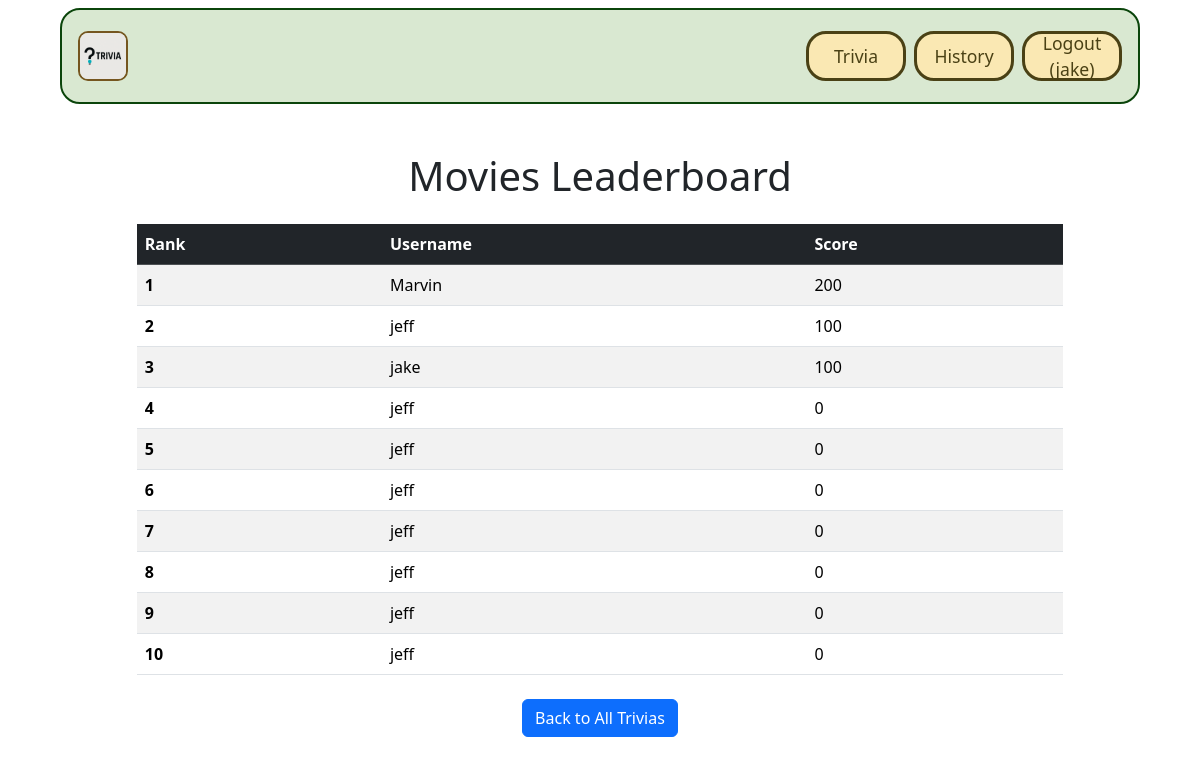
/trivias/trivia/2/leaderboard/ (signed in), run on the app's committed database.
### trivias/models.py (models this page shows, shortened)
class Trivia(models.Model):
    id = models.AutoField(primary_key=True)
    name = models.CharField(max_length=255)
    difficulty = models.CharField(max_length=255)
    image = models.ImageField(upload_to='trivia_images/')
    url = models.CharField(max_length=255, blank=True, null=True)

class TriviaScore(models.Model):
    user = models.ForeignKey(User, on_delete=models.CASCADE)
    trivia = models.ForeignKey('Trivia', on_delete=models.CASCADE)
    score = models.IntegerField(default=0)
    last_played = models.DateTimeField(null=True, blank=True)

### trivias/views.py (the view)
# urls.py: path('trivia/<int:trivia_id>/leaderboard/', views.leaderboard, name='leaderboard'),
def leaderboard(request, trivia_id):
    trivia = get_object_or_404(Trivia, id=trivia_id)
    scores = TriviaScore.objects.filter(trivia=trivia).order_by('-score', '-last_played')[:10]
    return render(request, 'trivias/leaderboard.html', {'scores': scores, 'trivia': trivia})

### trivias/templates/trivias/leaderboard.html
{% extends 'base.html' %}
{% block content %}
<div class="container mt-5">
    <h1 class="text-center mb-4">{{ trivia.name }} Leaderboard</h1>
    <table class="table table-striped table-hover">
        <thead class="table-dark">
            <tr>
                <th scope="col">Rank</th>
                <th scope="col">Username</th>
                <th scope="col">Score</th>
            </tr>
        </thead>
        <tbody>
            {% if scores %}
                {% for player in scores %}
                    <tr>
                        <th scope="row">{{ forloop.counter }}</th>
                        <td>{{ player.user.username }}</td>
                        <td>{{ player.score }}</td>
                    </tr>
                {% endfor %}
            {% else %}
                <tr>
                    <td colspan="3" class="text-center">No scores yet. Be the first to play!</td>
                </tr>
            {% endif %}
        </tbody>
    </table>
    <div class="text-center mt-4">
        <a href="{% url 'trivias.index' %}" class="btn btn-primary">Back to All Trivias</a>
    </div>
</div>
{% endblock %}

### GTMovieStore/templates/base.html (shortened to what this page needs)
<!DOCTYPE html>
<html lang="en">
  {% load static %}
  <head>
    <link href="https://cdn.jsdelivr.net/npm/bootstrap@5.3.0/dist/css/bootstrap.min.css" rel="stylesheet">
    <link href="https://cdn.jsdelivr.net/npm/bootstrap@5.3.3/dist/css/bootstrap.min.css" rel="stylesheet">
    <link rel="stylesheet" href="https://cdnjs.cloudflare.com/ajax/libs/font-awesome/6.1.1/css/all.min.css">
    <link rel="stylesheet" type="text/css" href="{% static 'css/style.css' %}">
  </head>
  <body>
    <nav class="p-3 navbar navbar-dark bg-border navbar-expand-lg">
        <a class="navbar-brand" href="{% url 'home.index' %}">
          <img src="{% static 'img/Home_Trivia.png' %}" alt="logo" height="40" />
        </a>
        <div class="collapse navbar-collapse" id="navbarNavAltMarkup">
          <div class="navbar-nav ms-auto navbar-ml">
            <a class="nav-link bg-green" href="{% url 'trivias.index' %}">Trivia</a>
            {% if user.is_authenticated %}
              <a class="nav-link bg-yellow" href="{% url 'history' %}">History</a>
              <a class="nav-link bg-red" href="{% url 'accounts.logout' %}">
                <p class="nav-text">Logout ({{ user.username }})</p>
              </a>
            {% else %}
              <a class="nav-link" href="{% url 'home.about' %}"><p class="nav-text">About</p></a>
              <a class="nav-link" href="{% url 'accounts.login' %}"><p class="nav-text">Login</p></a>
              <a class="nav-link" href="{% url 'accounts.signup' %}"><p class="nav-text">Sign Up</p></a>
            {% endif %}
          </div>
        </div>
    </nav>
    <div class="container">
      {% block content %}
      {% endblock content %}
    </div>
  </body>
</html>

### GTMovieStore/static/css/style.css (style rules this page uses)
body { display: flex; flex-direction: column; align-items: center; min-height: 100vh; padding: 8px 0 0 0; margin: 0; }
.bg-border { border: 2px solid #0b450b; background-color: #d9e8d1; }
.navbar { width: 90%; border-radius: 20px; }
.navbar a.nav-link { text-align: center; width: 100px; font-size: 1.1rem; margin-left: 8px; border-radius: 20px; color: #4a4115 !important; display: flex; justify-content: center; align-items: center; height: 50px; background-color: #fae8b3 !important; border: 3px solid #4a4115; }
.nav-text { margin: 0; }
.navbar-brand img { border: 2px solid #75561f; border-radius: 10px; height: 50px; }
.bg-green { background-color: #0b450b !important; }
.bg-red { background-color: #e81919 !important; }
.bg-yellow { background-color: #f5c200 !important; }
.container { width: 90%; }

### data on the page
Trivia: name "Movies"
TriviaScore: user.username "Marvin", score "200"
TriviaScore: user.username "jeff", score "100"
TriviaScore: user.username "jake", score "100"
TriviaScore: user.username "jeff", score "0"
TriviaScore: user.username "jeff", score "0"
TriviaScore: user.username "jeff", score "0"
TriviaScore: user.username "jeff", score "0"
TriviaScore: user.username "jeff", score "0"
TriviaScore: user.username "jeff", score "0"
TriviaScore: user.username "jeff", score "0"

### other printed values
{{ user.username }} "jake"
